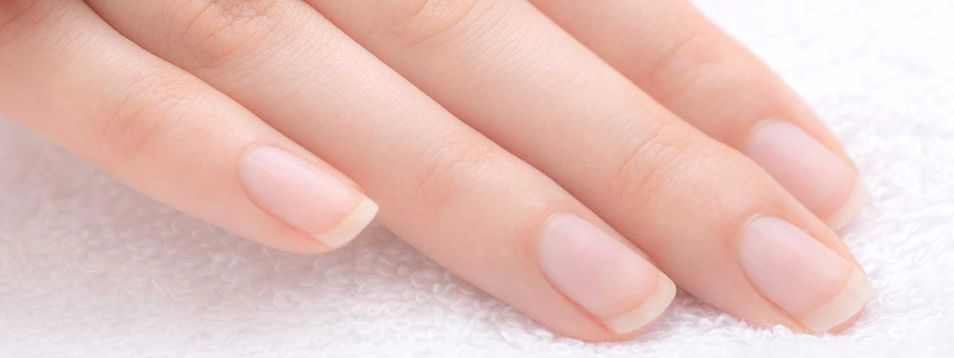
#> input picture ml_modules/nail.jpeg, 954 x 358 px
$ python nail_extractor.py   (older library calls are emulated)
#> lines starting #> are read from the running program, lines starting #| are printed output that depends on the picture; after the words box and inside, x2 and y2 are one past the last pixel; in counts of white or black regions, pixels touching at a corner belong together
"""
nail_extractor.py
-----------------
Extracts 5 active nail features using OpenCV (CPU).

Active  : nail_brittleness, nail_shape_abnormality, nail_clubbing_ratio,
          nail_pitting_count, nail_ridge_score
"""

import cv2
import numpy as np


# ── helpers ──────────────────────────────────────────────────────────────────

def _segment_nail(img: np.ndarray):
    """
    Returns (nail_mask, nail_contour | None).
    Thresholds on pinkish-skin HSV range, morphs, picks largest contour.
    Falls back to a central crop mask.
    """
    hsv    = cv2.cvtColor(img, cv2.COLOR_BGR2HSV)
    h, w   = img.shape[:2]

    # Nail / skin-pink range in HSV
    mask = cv2.inRange(hsv, (0,  10, 100), (25, 210, 255))

    kernel = cv2.getStructuringElement(cv2.MORPH_ELLIPSE, (17, 17))
    mask   = cv2.morphologyEx(mask, cv2.MORPH_CLOSE, kernel)
    mask   = cv2.morphologyEx(mask, cv2.MORPH_OPEN,  kernel)

    contours, _ = cv2.findContours(mask, cv2.RETR_EXTERNAL, cv2.CHAIN_APPROX_SIMPLE)
    if not contours:
        fb = np.zeros((h, w), dtype=np.uint8)
        fb[h // 6: 5 * h // 6, w // 6: 5 * w // 6] = 255
        return fb, None

    best_c = max(contours, key=cv2.contourArea)
    result = np.zeros((h, w), dtype=np.uint8)
    cv2.fillPoly(result, [best_c], 255)
    return result, best_c


def _gabor_bank(img_gray: np.ndarray, mask: np.ndarray) -> float:
    """Mean absolute Gabor response over 4 orientations inside mask."""
    responses = []
    for theta in (0.0, np.pi / 4, np.pi / 2, 3 * np.pi / 4):
        k = cv2.getGaborKernel(
            ksize=(21, 21), sigma=4.0, theta=theta,
            lambd=10.0, gamma=0.5, psi=0.0,
        )
        resp = cv2.filter2D(img_gray.astype(np.float32), cv2.CV_32F, k)
        if np.any(mask > 0):
            responses.append(float(np.mean(np.abs(resp[mask > 0]))))
    return float(np.mean(responses)) if responses else 0.0


def _apply_clahe(img: np.ndarray) -> np.ndarray:
    """
    Normalize uneven lighting via CLAHE on the L channel of LAB color space.
    This helps make edge-based features (brittleness, ridges) and pitting detection
    more robust against shadow interference.
    """
    lab = cv2.cvtColor(img, cv2.COLOR_BGR2LAB)
    l, a, b = cv2.split(lab)
    clahe = cv2.createCLAHE(clipLimit=2.0, tileGridSize=(8, 8))
    l = clahe.apply(l)
    lab = cv2.merge([l, a, b])
    return cv2.cvtColor(lab, cv2.COLOR_LAB2BGR)


# ── main extractor ────────────────────────────────────────────────────────────

def extract_nail_features(image_path: str) -> dict:
    """
    Parameters
    ----------
    image_path : str
        Close-up photo of a fingernail (single nail preferred).

    Returns
    -------
    dict with 5 nail feature keys.
    All active values normalised to [0, 1].
    """
#> called with image_path = 'nail.jpeg'
    img = cv2.imread(image_path)
#> img is the input picture: shape (358, 954, 3); mean B, G, R 189.3, 195.9, 230.3
    if img is None:
        raise FileNotFoundError(f"Cannot read image: {image_path}")

    img = _apply_clahe(img)  # normalize lighting before feature extraction
#> in _apply_clahe, `l = clahe.apply(l)`:
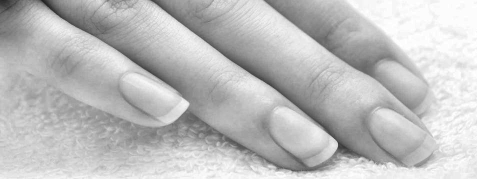
#> l: shape (358, 954) (shown at 1/2 size); min 31, max 255, mean 189.3

    gray = cv2.cvtColor(img, cv2.COLOR_BGR2GRAY)

    nail_mask, nail_contour = _segment_nail(img)
#> in _segment_nail, `mask = cv2.inRange(hsv, (0,  10, 100), (25, 210, 255))`:
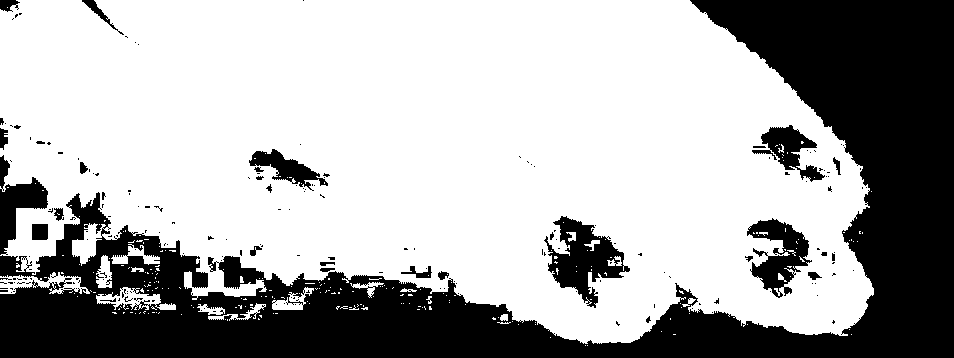
#> mask: shape (358, 954); 67.3% white; 198 black regions (166 under 20 px), largest, box (x1, y1, x2, y2) and area: (0, 0, 954, 358) 98743, (544, 216, 630, 308) 3445, (747, 218, 812, 298) 2456
#> in _segment_nail, `contours, _ = cv2.findContours(mask, cv2.RETR_EXTERNAL, cv2.CHAIN_APPR..`: contours = 1 contour; box (x1, y1, x2, y2) and area: (0, 0, 874, 345) 253382
#> in _segment_nail, `best_c = max(contours, key=cv2.contourArea)`: best_c = contour of 699 points, box (x1, y1, x2, y2) (0, 0, 874, 345), area 253382
#> in _segment_nail, `cv2.fillPoly(result, [best_c], 255)`:
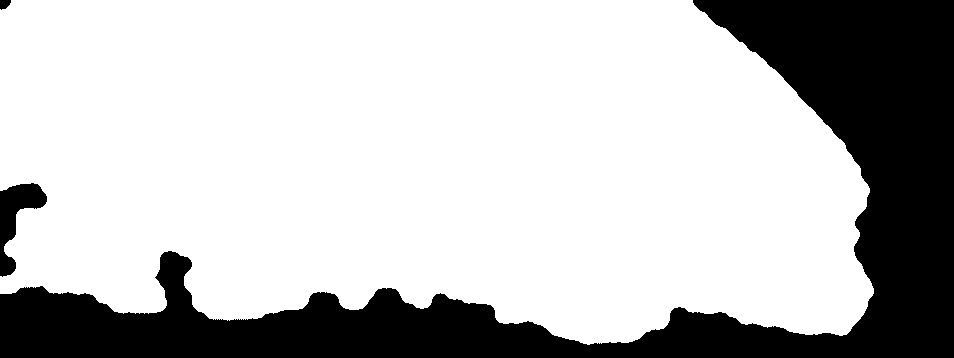
#> result: shape (358, 954); 74.5% white; 3 black regions, box (x1, y1, x2, y2) and area: (0, 0, 954, 358) 84996, (0, 183, 47, 277) 1868, (0, 0, 11, 10) 84
#> nail_contour has the same summary as best_c in _segment_nail

    # ── Feature 1: nail_brittleness ──────────────────────────────────────────
    # Brittle nails show high-frequency texture irregularities on the surface.
    # Measure via standard deviation of Laplacian (edge roughness) inside nail.
    gray_f = gray.astype(np.float32)
    lap = cv2.Laplacian(gray_f, cv2.CV_32F)
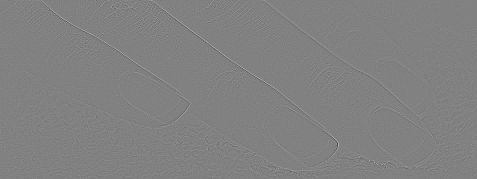
#> lap: shape (358, 954) float32 (shown at 1/2 size); min -184, max 179, mean 0; drawn with min black and max white
    if np.any(nail_mask > 0):
        lap_std = float(np.std(lap[nail_mask > 0]))
#> lap_std = 10.37
        # Empirical scale: brittle nails show lap_std ~20-60; healthy ~5-15
        nail_brittleness = float(np.clip(lap_std / 50.0, 0.0, 1.0))
#> nail_brittleness = 0.207
    else:
        nail_brittleness = 0.0

    # ── Feature 2: nail_shape_abnormality (contour vs. fitted ellipse IoU) ───
    if nail_contour is not None and len(nail_contour) >= 5:
        ellipse      = cv2.fitEllipse(nail_contour)
#> ellipse = ((410.2, 159.1), (351.3, 1037.6), 94.54)
        ell_mask     = np.zeros(gray.shape, dtype=np.uint8)
        cv2.ellipse(ell_mask, ellipse, 255, -1)
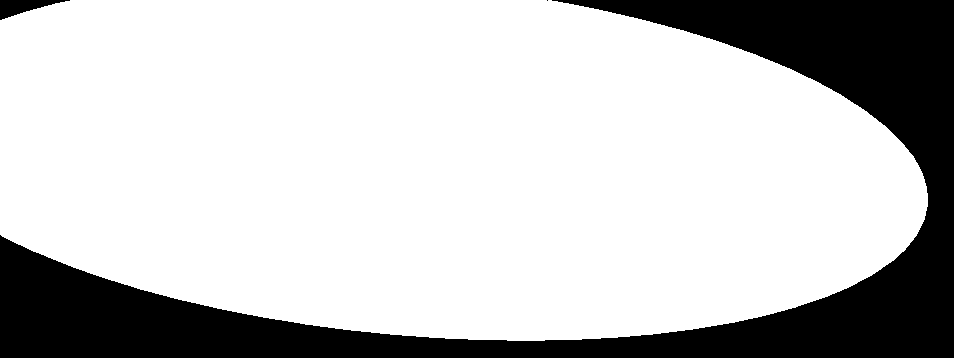
#> ell_mask: shape (358, 954); 77.4% white; 3 black regions (1 under 20 px), largest, box (x1, y1, x2, y2) and area: (0, 0, 954, 358) 76384, (0, 0, 70, 20) 661

        intersection = float(np.logical_and(nail_mask > 0, ell_mask > 0).sum())
#> intersection = 241988
        union        = float(np.logical_or (nail_mask > 0, ell_mask > 0).sum())
#> union = 277082
        iou          = intersection / (union + 1e-6)
#> iou = 0.873
        # Halve the penalty so normal shadows don't trigger severe abnormality
        nail_shape_abnormality = float(np.clip((1.0 - iou) / 2.0, 0.0, 1.0))
#> nail_shape_abnormality = 0.0633
    else:
        nail_shape_abnormality = 0.0

    # ── Feature 3: nail_clubbing_ratio ───────────────────────────────────────
    # Clubbing: the nail curves downward and the fingertip bulges.
    # Approximate by measuring the aspect ratio (height / width) of the nail
    # bounding rect — clubbed nails have a higher ratio (more rounded/convex).
    if nail_contour is not None:
        x, y, bw, bh = cv2.boundingRect(nail_contour)
#> x = 0; y = 0; bw = 874; bh = 345
        aspect = float(bh) / float(bw + 1e-6)
#> aspect = 0.395
        # Normal nail aspect ~ 0.3–0.6; clubbed ≈ 0.7–1.0+
        nail_clubbing_ratio = float(np.clip((aspect - 0.5) / 0.5, 0.0, 1.0))
#> nail_clubbing_ratio = 0
    else:
        nail_clubbing_ratio = 0.0

    # ── Feature 4: nail_pitting_count ────────────────────────────────────────
    # Pits are small depressions on the nail surface. Detect as local dark
    # spots (local minima) inside the nail mask using morphological top-hat.
    if np.any(nail_mask > 0):
        pit_kernel = cv2.getStructuringElement(cv2.MORPH_ELLIPSE, (7, 7))
        blackhat = cv2.morphologyEx(gray, cv2.MORPH_BLACKHAT, pit_kernel)
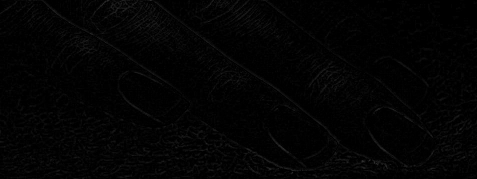
#> blackhat: shape (358, 954) (shown at 1/2 size); min 0, max 69, mean 3.2
        blackhat[nail_mask == 0] = 0
#> blackhat: shape (358, 954); 13.15% of pixels changed, all inside (x1, y1, x2, y2) = (0, 0, 954, 358)
        # Threshold to find prominent pits (raised from 25 to 40 to avoid noise)
        _, pit_mask = cv2.threshold(blackhat, 40, 255, cv2.THRESH_BINARY)
#> pit_mask: shape (358, 954); 0.01% white in thin lines or dots, all inside (x1, y1, x2, y2) = (138, 0, 865, 341)
        # Count connected components (pits)
        num_labels, _ = cv2.connectedComponents(pit_mask)
#> num_labels = 28
        pit_count = max(0, num_labels - 1)   # subtract background label
#> pit_count = 27
        # Normalise: Web images have more noise, scale to 200 instead of 30
        nail_pitting_count = float(np.clip(pit_count / 200.0, 0.0, 1.0))
#> nail_pitting_count = 0.135
    else:
        nail_pitting_count = 0.0

    # ── Feature 5: nail_ridge_score (Gabor energy) ───────────────────────────
    raw_ridge      = _gabor_bank(gray, nail_mask)
#> the loop in _gabor_bank, `for theta in (0.0, np.pi / 4, np.pi / 2, 3 * np.pi / 4):` made 4 passes
#> pass 3, in _gabor_bank, `resp = cv2.filter2D(img_gray.astype(np.float32), cv2.CV_32F, k)`:
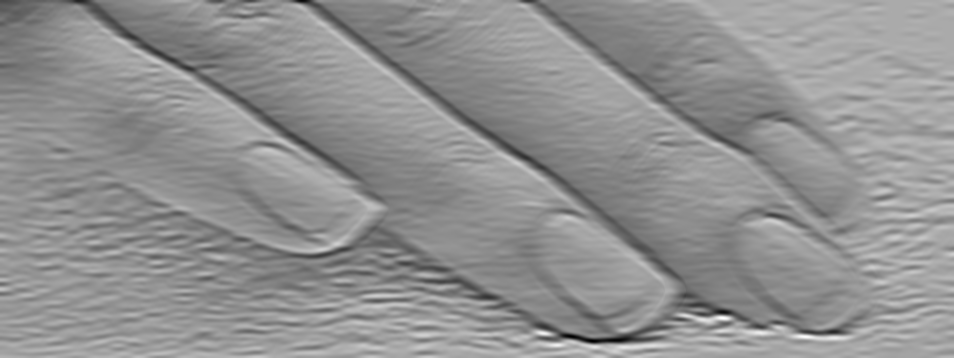
#> resp: shape (358, 954) float32; min -1299.8, max 3045.1, mean 1176.5; drawn with min black and max white
#> after the loop in _gabor_bank, `for theta in (0.0, np.pi / 4, np.pi / 2, 3 * np.pi / 4):`: responses = [1084.5, 2161.2, 1082.3, 2171.3]
#> raw_ridge = 1624.8
    # Empirical scale: raw gabor energy can reach 1000-2000+ on detailed images
    nail_ridge_score = float(np.clip(raw_ridge / 7000.0, 0.0, 1.0))
#> nail_ridge_score = 0.232

    return {
        "nail_brittleness":       nail_brittleness,
        "nail_shape_abnormality": nail_shape_abnormality,
        "nail_clubbing_ratio":    nail_clubbing_ratio,
        "nail_pitting_count":     nail_pitting_count,
        "nail_ridge_score":       nail_ridge_score,
    }


# ── CLI quick-test ────────────────────────────────────────────────────────────

if __name__ == "__main__":
    import sys
    path = sys.argv[1] if len(sys.argv) > 1 else "nail.jpeg"
    feats = extract_nail_features(path)
#> feats = {'nail_brittleness': 0.207, 'nail_shape_abnormality': 0.0633, 'nail_clubbing_ratio': 0, 'nail_pitting_count': 0.135, 'nail_ridge_score': 0.232}
    print("=== Nail features ===")
    for k, v in feats.items():
        print(f"  {k:<30} {v:.4f}")
#> this loop made 5 passes
#> (k, v) on passes 1 to 5: ('nail_brittleness', 0.207), ('nail_shape_abnormality', 0.0633), ('nail_clubbing_ratio', 0), ('nail_pitting_count', 0.135), ('nail_ridge_score', 0.232)
#> (printed output is left out)

$ run again, with ml_modules/eye.jpeg copied over ml_modules/nail.jpeg
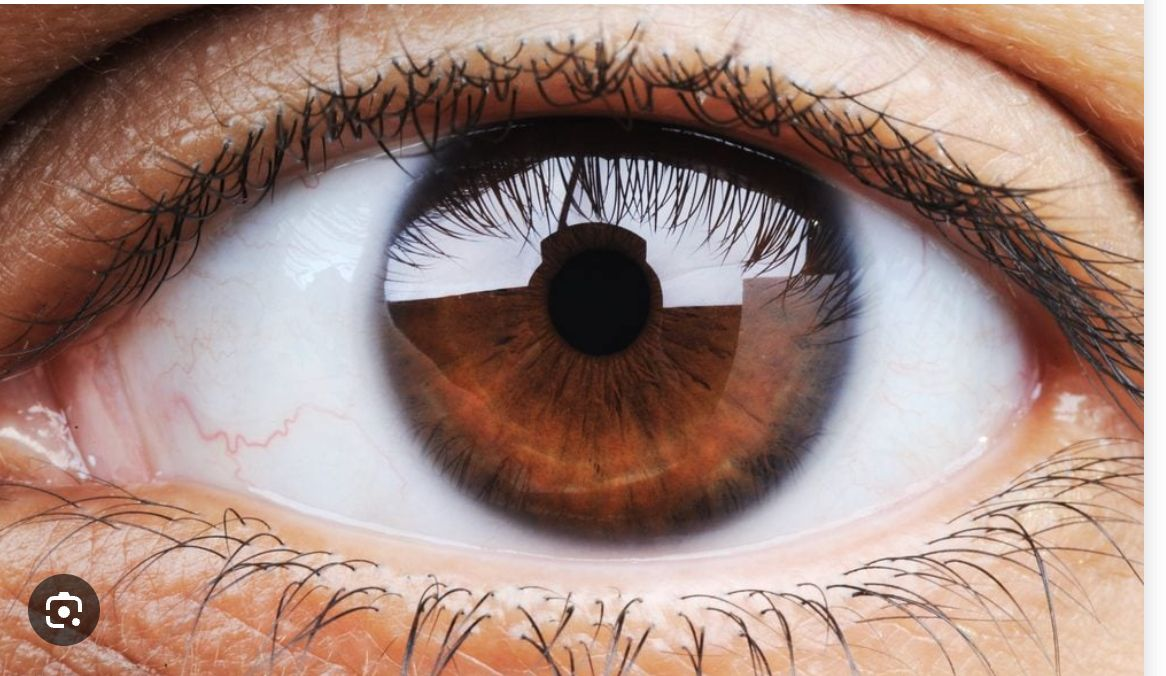
#> input picture ml_modules/eye.jpeg, 1166 x 676 px
#> in extract_nail_features, img is the input picture: shape (676, 1166, 3); mean B, G, R 126.1, 135, 162.4
#> hsv: shape (676, 1166, 3); mean H, S, V 41.8, 79.6, 161.5
#> in _segment_nail, `mask = cv2.inRange(hsv, (0,  10, 100), (25, 210, 255))`:
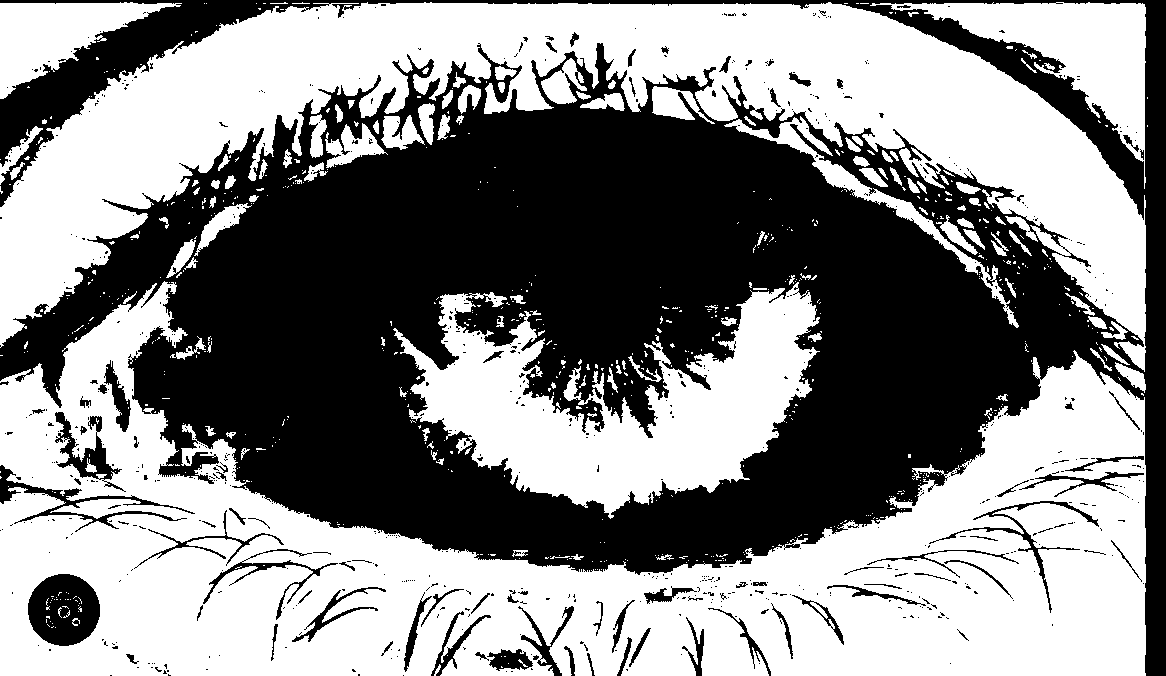
#> mask: shape (676, 1166); 53.5% white; 692 black regions (604 under 20 px), largest, box (x1, y1, x2, y2) and area: (0, 0, 1166, 676) 344232, (28, 574, 100, 646) 3904, (0, 465, 195, 532) 1825
#> contours = 5 contours; box (x1, y1, x2, y2) and area: (0, 0, 1146, 676) 426376, (404, 274, 822, 513) 57656, (0, 0, 170, 99) 8425, (175, 227, 214, 269) 717, (384, 332, 410, 354) 383
#> best_c = contour of 1854 points, box (x1, y1, x2, y2) (0, 0, 1146, 676), area 426376
#> result: shape (676, 1166); 54.5% white; 4 black regions, box (x1, y1, x2, y2) and area: (0, 103, 1098, 573) 317919, (911, 0, 1166, 676) 20710, (0, 0, 258, 159) 19642, (0, 485, 9, 502) 115
#> nail_contour has the same summary as best_c in _segment_nail
#> lap_std = 26.97
#> nail_brittleness = 0.539
#> ellipse = ((604.4, 291.6), (575.1, 1080), 89.32)
#> ell_mask: shape (676, 1166); 62% white; 1 black region, box (x1, y1, x2, y2) and area: (0, 0, 1166, 676) 299688
#> intersection = 174113
#> union = 744245
#> iou = 0.234
#> nail_shape_abnormality = 0.383
#> x = 0; bw = 1146; bh = 676
#> aspect = 0.59
#> nail_clubbing_ratio = 0.18
#> pit_mask: shape (676, 1166); 4.6% white; 1517 white regions (1273 under 20 px), largest, box (x1, y1, x2, y2) and area: (840, 526, 1144, 676) 3956, (105, 507, 286, 600) 2084, (193, 548, 381, 667) 2000
#> num_labels = 1518
#> pit_count = 1517
#> nail_pitting_count = 1
#> the loop in _gabor_bank, `for theta in (0.0, np.pi / 4, np.pi / 2, 3 * np.pi / 4):` made 4 passes
#> pass 3, in _gabor_bank, `resp = cv2.filter2D(img_gray.astype(np.float32), cv2.CV_32F, k)`:
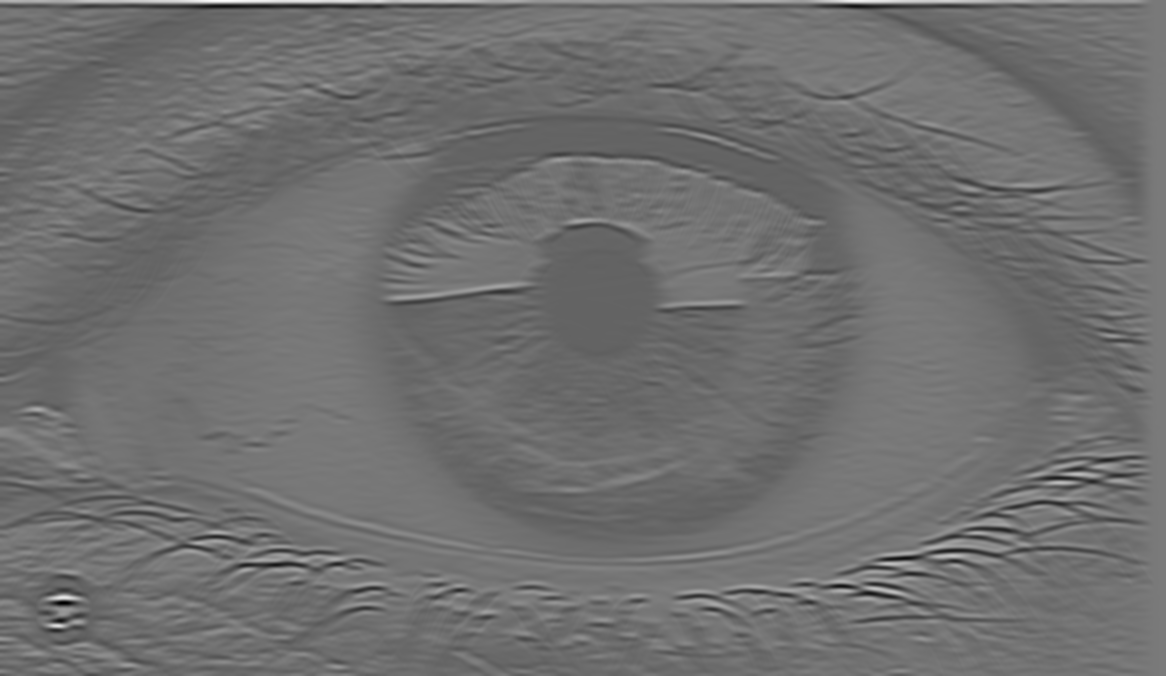
#> resp: shape (676, 1166) float32; min -6580.5, max 10461.5, mean 887.4; drawn with min black and max white
#> after the loop in _gabor_bank, `for theta in (0.0, np.pi / 4, np.pi / 2, 3 * np.pi / 4):`: responses = [998.7, 1873.7, 1075.2, 1893.3]
#> raw_ridge = 1460.2
#> nail_ridge_score = 0.209
#> feats = {'nail_brittleness': 0.539, 'nail_shape_abnormality': 0.383, 'nail_clubbing_ratio': 0.18, 'nail_pitting_count': 1, 'nail_ridge_score': 0.209}
#> the loop `for k, v in feats.items():` made 5 passes
#> (k, v) on passes 1 to 5: ('nail_brittleness', 0.539), ('nail_shape_abnormality', 0.383), ('nail_clubbing_ratio', 0.18), ('nail_pitting_count', 1), ('nail_ridge_score', 0.209)
#> (printed output is left out)
